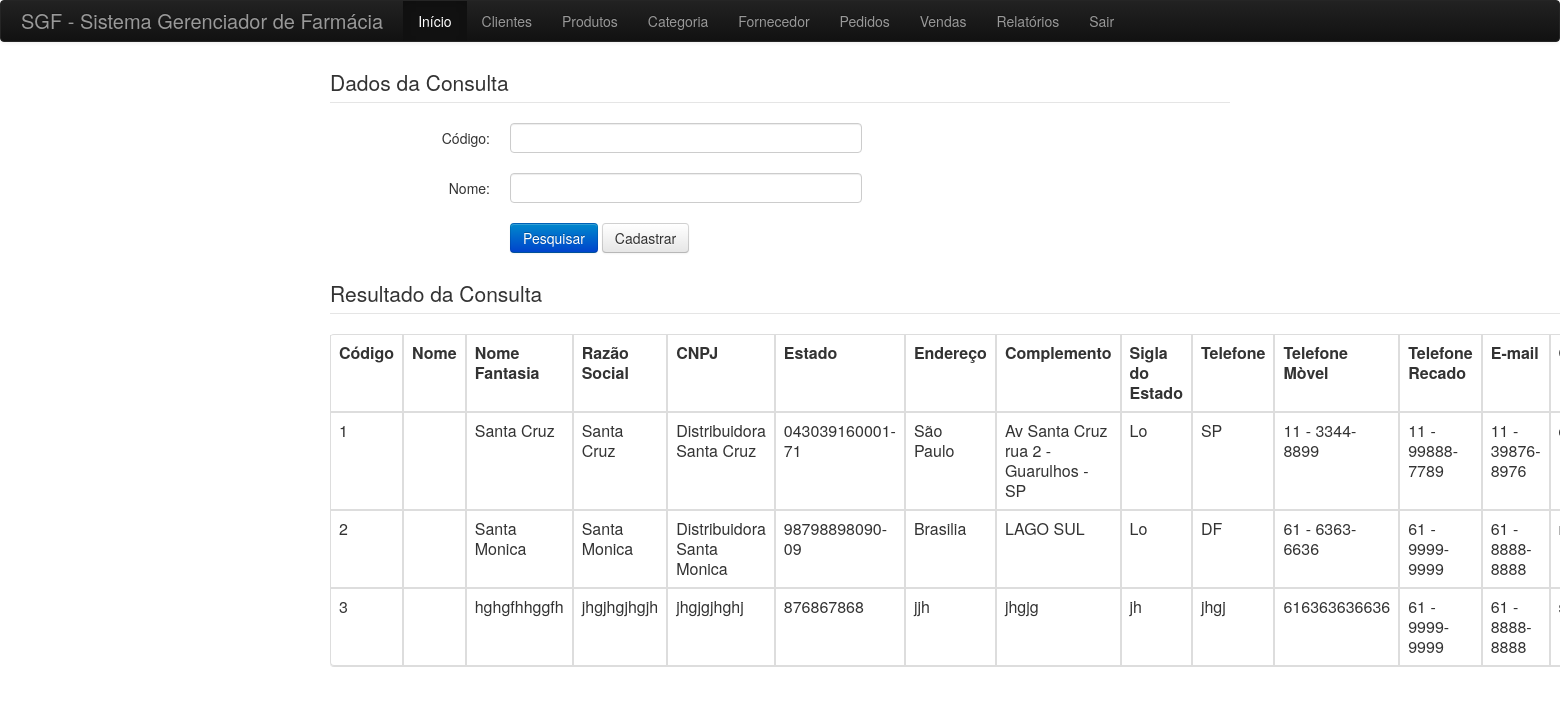
Page /view/consultarFornecedor.php (signed in) on the committed database.
### tables this page shows
CREATE TABLE `fornecedores` (
  `COD_FORNECEDORES` int(11) NOT NULL AUTO_INCREMENT,
  `NO_FORNECEDOR` varchar(100) NOT NULL,
  `NO_FANTASIA` varchar(100) NOT NULL,
  `RAZAO_SOCIAL` varchar(100) NOT NULL,
  `NU_CNPJ` varchar(100) NOT NULL,
  `NO_CIDADE` varchar(100) NOT NULL,
  `DS_ENDERECO` varchar(100) NOT NULL,
  `DS_COMPLMENTO_END` varchar(100) NOT NULL,
  `SIGLA_UF` char(2) NOT NULL,
  `NU_TELEFONE1` varchar(100) NOT NULL,
  `NU_TELEFONE2` varchar(100) NOT NULL,
  `NU_TELEFONE3` varchar(100) NOT NULL,
  `DS_EMAIL` varchar(100) NOT NULL,
  `DS_OBSERVACAO` varchar(100) NOT NULL,
  `DT_CADASTRO` date NOT NULL,
  PRIMARY KEY (`COD_FORNECEDORES`)
);

### control/controlFornecedor.class.php (called while the page is built, shortened)
<?php
include_once '../model/modelFornecedor.class.php';
include_once 'controlGeral.php';
class ControlFornecedor extends ControlGeral {
    function consultar($COD_FORNECEDORES=null, $NO_FORNECEDOR=null) {
        $objFornecedor = new modelFornecedor();
        return $listaFornecedor = $objFornecedor->consultar($COD_FORNECEDORES, $NO_FORNECEDOR);
    }
}

### model/modelFornecedor.class.php (called while the page is built, shortened)
<?php
include_once '../model/modelConexao.class.php';
class modelFornecedor extends modelConexao {
    private $COD_FORNECEDORES;
    private $NO_FORNECEDOR;
    public function getCOD_FORNECEDORES() {
        return $this->COD_FORNECEDORES;
    }
    public function getNO_FORNECEDOR() {
        return $this->NO_FORNECEDOR;
    }
    public function setCOD_FORNECEDORES($COD_FORNECEDORES) {
        $this->COD_FORNECEDORES = $COD_FORNECEDORES;
    }
    public function setNO_FORNECEDOR($NO_FORNECEDOR) {
        $this->NO_FORNECEDOR = $NO_FORNECEDOR;
    }
    public function consultar($COD_FORNECEDORES = null, $NO_FORNECEDOR= null) {
        $sql = 'select * from fornecedores where 1';
        $result = $this->executarQuery($sql);
        $return = array();
        if ($result){
            while ($row = mysql_fetch_array($result)) {
                $return[] = $row;
            }
        }
        return $return;
    }
}

### model/modelConexao.class.php (called while the page is built, shortened)
<?php
class modelConexao {
    var $host;
    var $user;
    var $senha;
    var $dbase;
    public function getHost() {
        return $this->host;
    }
    public function getUser() {
        return $this->user;
    }
    public function getSenha() {
        return $this->senha;
    }
    public function getDbase() {
        return $this->dbase;
    }
    public function setHost($host) {
        $this->host = $host;
    }
    public function setUser($user) {
        $this->user = $user;
    }
    public function setSenha($senha) {
        $this->senha = $senha;
    }
    public function setDbase($dbase) {
        $this->dbase = $dbase;
    }
    function conecta() {
        $this->link = mysql_connect($this->getHost(), $this->getUser(), $this->getSenha());
        if ($this->link) {
            return true;
        } else {
            return false;
        }
    }
    function executarQuery($consulta) {
        if ($resultado = mysql_query($consulta)) {
            return $resultado;
        } else {
            return false;
        }
    }
}

### view/consultarFornecedor.php (the view, shortened to what this page needs)
<?php
include_once '../control/controlFornecedor.class.php';
$cc = new ControlFornecedor();
if (isset($_POST["consultar"])) {
    $fornecedor = $cc->consultar($_POST["COD_FORNECEDORES"], $_POST["NO_FORNECEDOR"]);
} else {
    $fornecedor = $cc->consultar(null, null);
}
?>
<html>
    <head>
        <link href="../bootstrap/css/bootstrap.min.css" rel="stylesheet" media="screen">
    </head>
    <body>
        <div id="container-geral">
            <div class="container" id="content">
                <div class="container-fluid">
                    <div class="row-fluid">
                        <div>
                            <fieldset>
                                <legend>Dados da Consulta</legend>
                                <form class="form-horizontal" id="fornecedor" name="fornecedor" method="post" action="consultarFornecedor.php">
                                    <div class="control-group">
                                        <label class="control-label" for="COD_FORNECEDORES">Código:</label>
                                        <div class="controls">
                                            <input class="span6" name="COD_FORNECEDORES" type="text" id="COD_FORNECEDORES" size="10" maxlength="10" />
                                        </div>
                                    </div>
                                    <div class="control-group">
                                        <label class="control-label" for="NO_FORNECEDOR">Nome:</label>
                                        <div class="controls">
                                            <input class="span6" name="NO_FORNECEDOR" type="text" id="NO_FORNECEDOR" />
                                        </div>
                                    </div>
                                    <div class="control-group">
                                        <div class="controls">
                                            <button type="submit" name="consultar" class="btn btn-primary"> Pesquisar</i></button>
                                            <a class="btn" href="inserirFornecedor.php">Cadastrar</a>
                                        </div>
                                    </div>
                                </form>
                            </fieldset>
                            <fieldset>
                                <legend>Resultado da Consulta</legend>
                                <table class="table table-bordered" border="1" cellpadding="0" cellspacing="0">
                                    <thead>
                                    <td width="200"><b>Código</b></td>
                                    <td width="200"><b>Nome</b></td>
                                    <td width="200"><b>Nome Fantasia</b></td>
                                    <td width="180"><b>Razão Social</b></td>
                                    <td width="180"><b>CNPJ</b></td>
                                    <td width="180"><b>Estado</b></td>
                                    <td width="180"><b>Endereço</b></td>
                                    <td width="180"><b>Complemento</b></td>
                                    <td width="180"><b>Sigla do Estado</b></td>
                                    <td width="180"><b>Telefone</b></td>
                                    <td width="180"><b>Telefone Mòvel</b></td>
                                    <td width="180"><b>Telefone Recado</b></td>
                                    <td width="180"><b>E-mail</b></td>
                                    <td width="180"><b>Observação</b></td>
                                    </thead>
                                    <tbody>
                                        <?php
                                        foreach ($fornecedor as $item) {
                                            echo '<tr>';
                                            echo '<td>' . $item['COD_FORNECEDORES'] . '</td>';
                                            echo '<td>' . $item['NO_FORNECEDOR'] . '</td>';
                                            echo '<td>' . $item['NO_FANTASIA'] . '</td>';
                                            echo '<td>' . $item['RAZAO_SOCIAL'] . '</td>';
                                            echo '<td>' . $item['NU_CNPJ'] . '</td>';
                                            echo '<td>' . $item['NO_CIDADE'] . '</td>';
                                            echo '<td>' . $item['DS_ENDERECO'] . '</td>';
                                            echo '<td>' . $item['DS_COMPLMENTO_END'] . '</td>';
                                            echo '<td>' . $item['SIGLA_UF'] . '</td>';
                                            echo '<td>' . $item['NU_TELEFONE1'] . '</td>';
                                            echo '<td>' . $item['NU_TELEFONE2'] . '</td>';
                                            echo '<td>' . $item['NU_TELEFONE3'] . '</td>';
                                            echo '<td>' . $item['DS_EMAIL'] . '</td>';
                                            echo '<td>' . $item['DS_OBSERVACAO'] . '</td>';
                                            echo '</tr>';
                                        }
                                        ?>
                                    </tbody>
                                </table>
                            </fieldset>
                        </div>
                    </div>
                </div>
            </div>
        </div>
    </body>
</html>

### rows in the picture
fornecedores: COD_FORNECEDORES "1", NO_FANTASIA "Santa Cruz", RAZAO_SOCIAL "Santa Cruz", NU_CNPJ "Distribuidora Santa Cruz", NO_CIDADE "043039160001-71", DS_ENDERECO "São Paulo", DS_COMPLMENTO_END "Av Santa Cruz rua 2 - Guarulhos - SP", SIGLA_UF "Lo", NU_TELEFONE1 "SP", NU_TELEFONE2 "11 - 3344-8899", NU_TELEFONE3 "11 - 99888-7789", DS_EMAIL "11 - 39876-8976"
fornecedores: COD_FORNECEDORES "2", NO_FANTASIA "Santa Monica", RAZAO_SOCIAL "Santa Monica", NU_CNPJ "Distribuidora Santa Monica", NO_CIDADE "98798898090-09", DS_ENDERECO "Brasilia", DS_COMPLMENTO_END "LAGO SUL", SIGLA_UF "Lo", NU_TELEFONE1 "DF", NU_TELEFONE2 "61 - 6363-6636", NU_TELEFONE3 "61 - 9999-9999", DS_EMAIL "61 - 8888-8888"
fornecedores: COD_FORNECEDORES "3", NO_FANTASIA "hghgfhhggfh", RAZAO_SOCIAL "jhgjhgjhgjh", NU_CNPJ "jhgjgjhghj", NO_CIDADE "876867868", DS_ENDERECO "jjh", DS_COMPLMENTO_END "jhgjg", SIGLA_UF "jh", NU_TELEFONE1 "jhgj", NU_TELEFONE2 "616363636636", NU_TELEFONE3 "61 - 9999-9999", DS_EMAIL "61 - 8888-8888"
